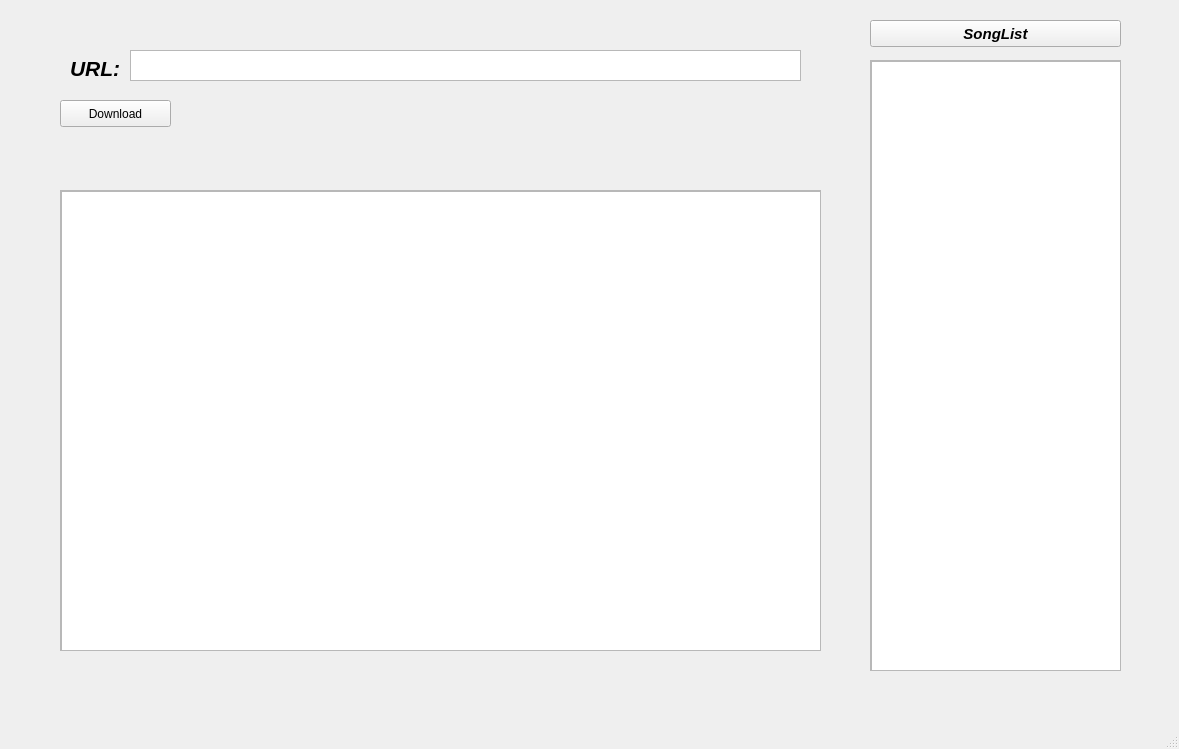
<?xml version="1.0" encoding="UTF-8"?>
<ui version="4.0">
 <class>MainWindow</class>
 <widget class="QMainWindow" name="MainWindow">
  <property name="geometry">
   <rect>
    <x>0</x>
    <y>0</y>
    <width>1179</width>
    <height>749</height>
   </rect>
  </property>
  <property name="windowTitle">
   <string>MainWindow</string>
  </property>
  <widget class="QWidget" name="centralwidget">
   <widget class="QScrollArea" name="scrollArea">
    <property name="geometry">
     <rect>
      <x>870</x>
      <y>60</y>
      <width>251</width>
      <height>611</height>
     </rect>
    </property>
    <property name="widgetResizable">
     <bool>true</bool>
    </property>
    <widget class="QWidget" name="scrollAreaWidgetContents">
     <property name="geometry">
      <rect>
       <x>0</x>
       <y>0</y>
       <width>249</width>
       <height>609</height>
      </rect>
     </property>
     <widget class="QListView" name="listView">
      <property name="geometry">
       <rect>
        <x>0</x>
        <y>0</y>
        <width>251</width>
        <height>611</height>
       </rect>
      </property>
     </widget>
    </widget>
   </widget>
   <widget class="QPushButton" name="pushButton">
    <property name="geometry">
     <rect>
      <x>870</x>
      <y>20</y>
      <width>251</width>
      <height>27</height>
     </rect>
    </property>
    <property name="font">
     <font>
      <pointsize>11</pointsize>
      <weight>75</weight>
      <italic>true</italic>
      <bold>true</bold>
     </font>
    </property>
    <property name="text">
     <string>SongList</string>
    </property>
   </widget>
   <widget class="QPushButton" name="pushButton_2">
    <property name="geometry">
     <rect>
      <x>60</x>
      <y>100</y>
      <width>111</width>
      <height>27</height>
     </rect>
    </property>
    <property name="text">
     <string>Download</string>
    </property>
   </widget>
   <widget class="QLabel" name="label">
    <property name="geometry">
     <rect>
      <x>70</x>
      <y>60</y>
      <width>51</width>
      <height>17</height>
     </rect>
    </property>
    <property name="font">
     <font>
      <pointsize>16</pointsize>
      <weight>75</weight>
      <italic>true</italic>
      <bold>true</bold>
     </font>
    </property>
    <property name="text">
     <string>URL:</string>
    </property>
   </widget>
   <widget class="QTextBrowser" name="textBrowser">
    <property name="geometry">
     <rect>
      <x>130</x>
      <y>50</y>
      <width>671</width>
      <height>31</height>
     </rect>
    </property>
   </widget>
   <widget class="QScrollArea" name="scrollArea_2">
    <property name="geometry">
     <rect>
      <x>60</x>
      <y>190</y>
      <width>761</width>
      <height>461</height>
     </rect>
    </property>
    <property name="widgetResizable">
     <bool>true</bool>
    </property>
    <widget class="QWidget" name="scrollAreaWidgetContents_2">
     <property name="geometry">
      <rect>
       <x>0</x>
       <y>0</y>
       <width>759</width>
       <height>459</height>
      </rect>
     </property>
     <widget class="QTableWidget" name="tableWidget">
      <property name="geometry">
       <rect>
        <x>0</x>
        <y>0</y>
        <width>761</width>
        <height>461</height>
       </rect>
      </property>
     </widget>
    </widget>
   </widget>
  </widget>
  <widget class="QMenuBar" name="menubar">
   <property name="geometry">
    <rect>
     <x>0</x>
     <y>0</y>
     <width>1179</width>
     <height>27</height>
    </rect>
   </property>
  </widget>
  <widget class="QStatusBar" name="statusbar"/>
 </widget>
 <resources/>
 <connections/>
</ui>
